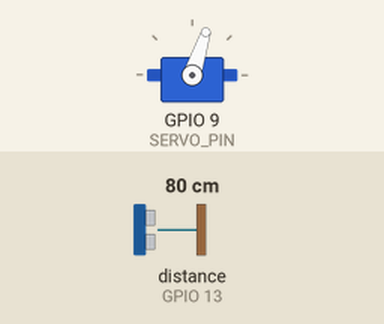
Recording of a sketch running on a simulated ESP32. Parts: servo. The test bench sets the inputs (shaded band); at power-on: distance to the obstacle (sensor on GPIO 13) 80 cm. The echo pulse lasts 58.3 µs per cm; WiFi joins after 1.5 s; servers stay silent unless stated; no MQTT or app messages arrive unless stated; what the sketch prints to the serial monitor is not drawn.

Above: at 3.2 s.
3.3 s: distance to the obstacle (sensor on GPIO 13) set to 2 cm
At 7.4 s:
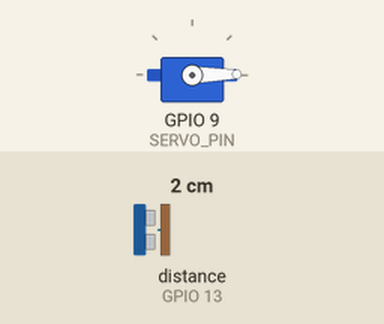
8.9 s: distance to the obstacle (sensor on GPIO 13) set to 35 cm
At 12.6 s:
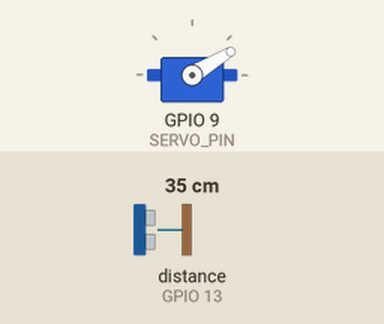
14.5 s: distance to the obstacle (sensor on GPIO 13) set to 60 cm
At 17.9 s:
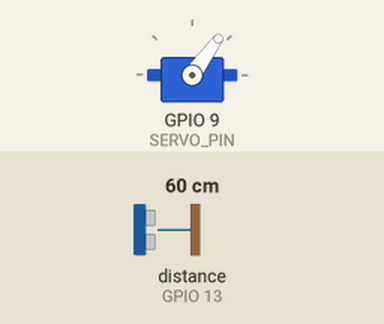
20.1 s: distance to the obstacle (sensor on GPIO 13) set to 120 cm
At 23.3 s:
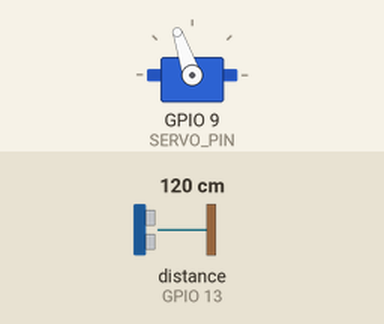
Timing chart, 0 to 24.8 s (numbered marks = the images above; inputs shaded):
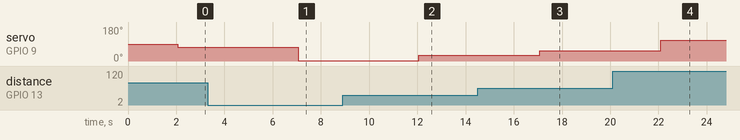

The sketch:

firmware.ino
```cpp
#include <Servo.h>
#include <WiFi.h>
#include <PubSubClient.h>
#include <NewPing.h>

// Configuración de WiFi
const char* ssid = "";
const char* password = "";

// Configuración de MQTT
const char* mqtt_server = "192.168.1.100";
const int mqtt_port = 1884;
const char* grados_topic = "api/grados";
const char* distancia_topic = "api/distancia";

// Pines
#define TRIGGER_PIN 12 // Pin TRIGGER del sensor de proximidad
#define ECHO_PIN 13    // Pin ECHO del sensor de proximidad
#define SERVO_PIN 9    // Pin del servomotor

// Rango máximo para el sensor de proximidad
#define MAX_DISTANCE 200

// Inicialización del sensor de proximidad
NewPing sonar(TRIGGER_PIN, ECHO_PIN, MAX_DISTANCE);

// Inicialización del servomotor
Servo myservo;

// Inicialización de WiFi y MQTT
WiFiClient espClient;
PubSubClient client(espClient);

void setup() {
  Serial.begin(115200);
  myservo.attach(SERVO_PIN);

  // Conexión a WiFi
  WiFi.begin(ssid, password);
  Serial.print("Connecting to WiFi");
  while (WiFi.status() != WL_CONNECTED) {
    delay(1000);
    Serial.print(".");
  }
  Serial.println(" Connected!");

  // Configuración del cliente MQTT
  client.setServer(mqtt_server, mqtt_port);
  reconnect();
}

void loop() {
  if (!client.connected()) {
    reconnect();
  }
  client.loop();

  // Lectura del sensor de proximidad
  float distance = sonar.ping_cm();
  Serial.print("Distance: ");
  Serial.print(distance);
  Serial.println(" cm");

  // Enviar datos de distancia al broker MQTT
  if (distance > 0) {
    sendDistance(distance);
  }

  // Control del servomotor
  int grados = map(distance, 0, MAX_DISTANCE, 0, 180);
  myservo.write(grados);
  sendGrados(grados);

  delay(5000); // Esperar 5 segundos antes de la siguiente lectura
}

void sendGrados(int grados) {
  if (client.connected()) {
    String payload = "{\"grados\":" + String(grados) + "}";
    client.publish(grados_topic, payload.c_str());
    Serial.print("Published grados: ");
    Serial.println(payload);
  } else {
    Serial.println("MQTT not connected");
  }
}

void sendDistance(float distancia) {
  if (client.connected()) {
    String payload = "{\"distancia\":" + String(distancia) + "}";
    client.publish(distancia_topic, payload.c_str());
    Serial.print("Published distancia: ");
    Serial.println(payload);
  } else {
    Serial.println("MQTT not connected");
  }
}

void reconnect() {
  // Intentar conectar al broker MQTT
  while (!client.connected()) {
    Serial.print("Attempting MQTT connection...");
    // Intentar conectar
    if (client.connect("ArduinoClient")) {
      Serial.println("connected");
      // Suscribirse a los tópicos si es necesario
      // client.subscribe("your_topic");
    } else {
      Serial.print("failed, rc=");
      Serial.print(client.state());
      Serial.println(" try again in 5 seconds");
      // Esperar 5 segundos antes de reintentar
      delay(5000);
    }
  }
}
```

Measured:
- after the input at 3.3 s, servo on GPIO 9 (SERVO_PIN): 72° → 1° after 3.8 s
- after the input at 8.9 s, servo on GPIO 9 (SERVO_PIN): 1° → 31° after 3.2 s
- after the input at 14.5 s, servo on GPIO 9 (SERVO_PIN): 31° → 54° after 2.6 s
- after the input at 20.1 s, servo on GPIO 9 (SERVO_PIN): 54° → 109° after 2.0 s
